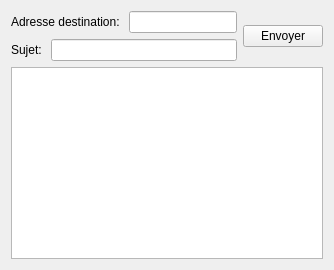
          <widget class="QWidget" name="tab_6">
           <attribute name="title">
            <string>Mail</string>
           </attribute>
           <layout class="QVBoxLayout" name="verticalLayout_48">
            <item>
             <layout class="QVBoxLayout" name="verticalLayout_49">
              <item>
               <layout class="QHBoxLayout" name="horizontalLayout_45">
                <item>
                 <layout class="QVBoxLayout" name="verticalLayout_50">
                  <item>
                   <layout class="QHBoxLayout" name="horizontalLayout_46">
                    <item>
                     <widget class="QLabel" name="label_26">
                      <property name="text">
                       <string>Adresse destination: </string>
                      </property>
                     </widget>
                    </item>
                    <item>
                     <widget class="QLineEdit" name="lineEdit_adresse_dest"/>
                    </item>
                   </layout>
                  </item>
                  <item>
                   <layout class="QHBoxLayout" name="horizontalLayout_47">
                    <item>
                     <widget class="QLabel" name="label_27">
                      <property name="text">
                       <string>Sujet: </string>
                      </property>
                     </widget>
                    </item>
                    <item>
                     <widget class="QLineEdit" name="lineEdit_subject"/>
                    </item>
                   </layout>
                  </item>
                 </layout>
                </item>
                <item>
                 <widget class="QPushButton" name="pushButton_send_mail">
                  <property name="text">
                   <string>Envoyer</string>
                  </property>
                 </widget>
                </item>
               </layout>
              </item>
              <item>
               <widget class="QTextEdit" name="textEdit_message_email"/>
              </item>
             </layout>
            </item>
           </layout>
          </widget>
